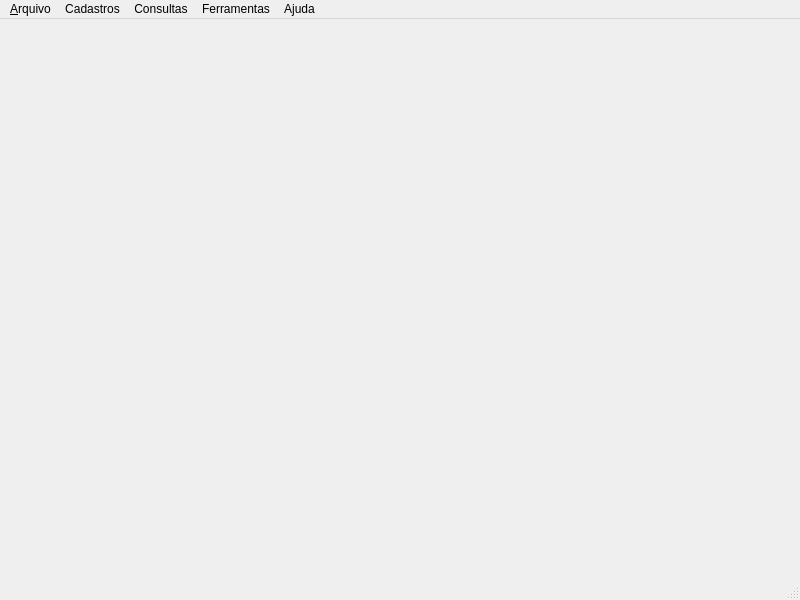
<?xml version="1.0" encoding="UTF-8"?>
<ui version="4.0">
 <class>MainWindow</class>
 <widget class="QMainWindow" name="MainWindow">
  <property name="geometry">
   <rect>
    <x>0</x>
    <y>0</y>
    <width>800</width>
    <height>600</height>
   </rect>
  </property>
  <property name="windowTitle">
   <string>Controle Financeiro Pessoal</string>
  </property>
  <property name="windowIcon">
   <iconset>
    <normaloff>../pymeadmin/referenciamonetaria.png</normaloff>../pymeadmin/referenciamonetaria.png</iconset>
  </property>
  <widget class="QWidget" name="centralwidget"/>
  <widget class="QMenuBar" name="menubar">
   <property name="geometry">
    <rect>
     <x>0</x>
     <y>0</y>
     <width>800</width>
     <height>21</height>
    </rect>
   </property>
   <widget class="QMenu" name="menuArquivo">
    <property name="title">
     <string>&amp;Arquivo</string>
    </property>
    <addaction name="menuUsuarios"/>
   </widget>
   <widget class="QMenu" name="menuCadastros">
    <property name="title">
     <string>Cadastros</string>
    </property>
    <widget class="QMenu" name="menuManutCategorias">
     <property name="title">
      <string>Manutenção de Categorias</string>
     </property>
     <addaction name="actionCategorias_2"/>
     <addaction name="separator"/>
     <addaction name="actionGrupo_Categoria"/>
    </widget>
    <widget class="QMenu" name="menuManutContas">
     <property name="title">
      <string>Manutenção de Contas</string>
     </property>
     <addaction name="actionContas_2"/>
     <addaction name="separator"/>
     <addaction name="actionTipo_Conta"/>
    </widget>
    <addaction name="menuManutContas"/>
    <addaction name="menuManutCategorias"/>
    <addaction name="actionCen_rios"/>
   </widget>
   <widget class="QMenu" name="menuConsultas">
    <property name="title">
     <string>Consultas</string>
    </property>
    <addaction name="actionMovimento_Financeiro"/>
   </widget>
   <widget class="QMenu" name="menuAjuda">
    <property name="title">
     <string>Ferramentas</string>
    </property>
    <addaction name="actionBackup"/>
   </widget>
   <widget class="QMenu" name="menuAjuda_2">
    <property name="title">
     <string>Ajuda</string>
    </property>
    <addaction name="actionTutorial"/>
    <addaction name="separator"/>
    <addaction name="actionSobre"/>
   </widget>
   <addaction name="menuArquivo"/>
   <addaction name="menuCadastros"/>
   <addaction name="menuConsultas"/>
   <addaction name="menuAjuda"/>
   <addaction name="menuAjuda_2"/>
  </widget>
  <widget class="QStatusBar" name="statusbar"/>
  <action name="actionGrupo_Categoria">
   <property name="text">
    <string>Grupo Categoria</string>
   </property>
  </action>
  <action name="actionCen_rios">
   <property name="text">
    <string>Cenários</string>
   </property>
  </action>
  <action name="menuUsuarios">
   <property name="text">
    <string>Usuários</string>
   </property>
  </action>
  <action name="actionTipo_Conta">
   <property name="text">
    <string>Tipo Conta</string>
   </property>
  </action>
  <action name="actionMovimento_Financeiro">
   <property name="text">
    <string>Movimento Financeiro</string>
   </property>
  </action>
  <action name="actionBackup">
   <property name="text">
    <string>Backup</string>
   </property>
  </action>
  <action name="actionTutorial">
   <property name="text">
    <string>Tutorial</string>
   </property>
  </action>
  <action name="actionSobre">
   <property name="text">
    <string>Sobre</string>
   </property>
  </action>
  <action name="actionContas_2">
   <property name="text">
    <string>Contas</string>
   </property>
  </action>
  <action name="actionCategorias_2">
   <property name="text">
    <string>Categorias</string>
   </property>
  </action>
 </widget>
 <resources/>
 <connections/>
</ui>
